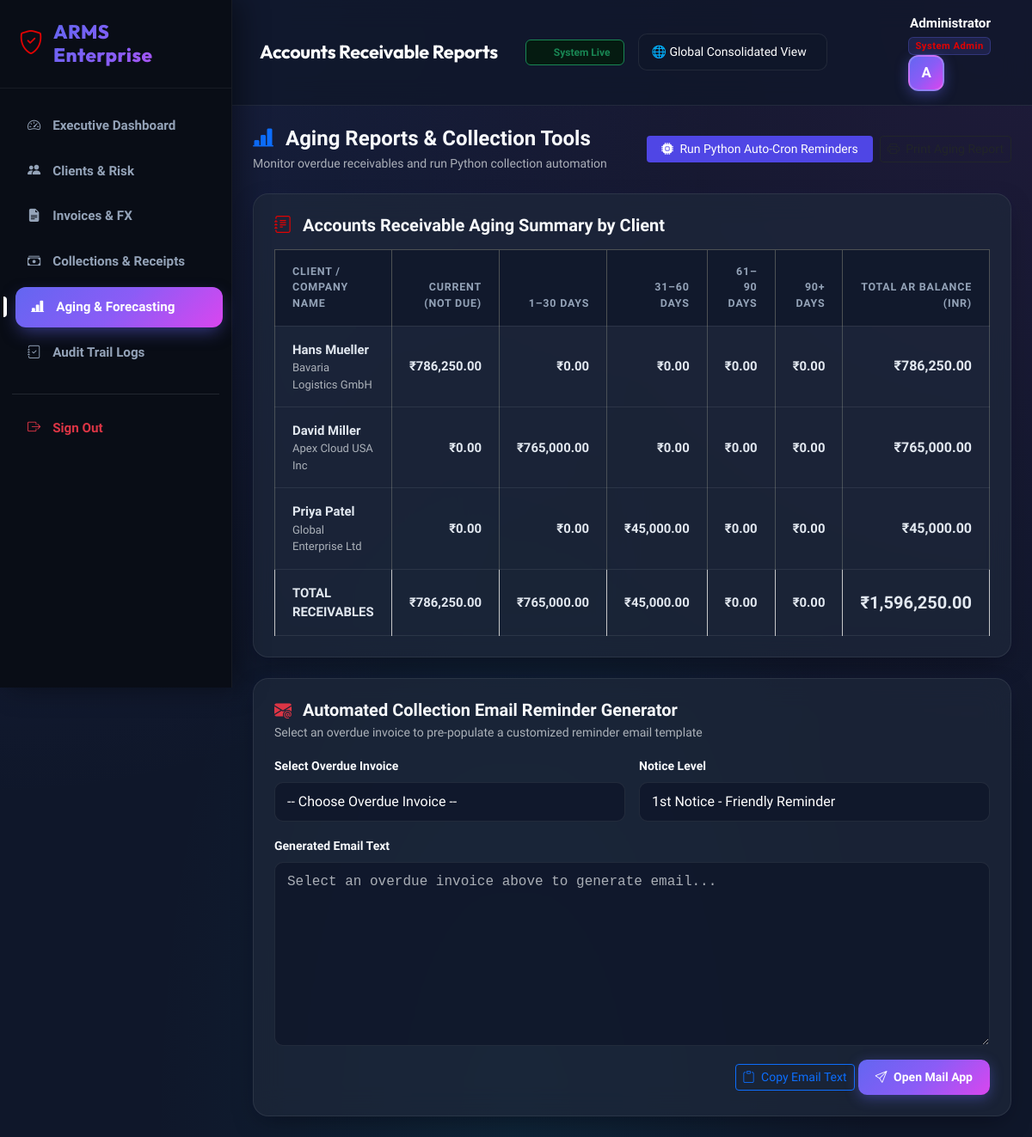
The page /reports/index.php (signed in) on the database its author committed.
### tables this page shows
CREATE TABLE customers (
    customer_id INT AUTO_INCREMENT PRIMARY KEY,
    entity_id INT NOT NULL DEFAULT 1,
    customer_name VARCHAR(100) NOT NULL,
    company_name VARCHAR(150),
    email VARCHAR(100),
    phone VARCHAR(20),
    address TEXT,
    city VARCHAR(100),
    state VARCHAR(100),
    country VARCHAR(100),
    currency_code VARCHAR(10) DEFAULT 'INR',
    credit_limit DECIMAL(12,2) DEFAULT 100000.00,
    payment_terms VARCHAR(50) DEFAULT 'Net 30',
    risk_level ENUM('Low','Medium','High') DEFAULT 'Low',
    credit_hold TINYINT(1) DEFAULT 0,  
    created_at TIMESTAMP DEFAULT CURRENT_TIMESTAMP,
    FOREIGN KEY (entity_id) REFERENCES entities(entity_id) ON DELETE CASCADE
);

### reports/index.php (the view, shortened to what this page needs)
<?php
require_once "../config/database.php";
include "../includes/header.php";
include "../includes/sidebar.php";
try {
    $aging_stmt = $conn->query("
        SELECT
            c.customer_id,
            c.customer_name,
            c.company_name,
            c.email,
            c.phone,
            COALESCE(SUM((i.total_amount - i.paid_amount) * i.fx_rate), 0) AS total_ar,
            COALESCE(SUM(CASE WHEN i.due_date >= CURRENT_DATE() THEN ((i.total_amount - i.paid_amount) * i.fx_rate) ELSE 0 END), 0) AS current_amt,
            COALESCE(SUM(CASE WHEN DATEDIFF(CURRENT_DATE(), i.due_date) BETWEEN 1 AND 30 AND i.status != 'Paid' THEN ((i.total_amount - i.paid_amount) * i.fx_rate) ELSE 0 END), 0) AS days_1_30,
            COALESCE(SUM(CASE WHEN DATEDIFF(CURRENT_DATE(), i.due_date) BETWEEN 31 AND 60 AND i.status != 'Paid' THEN ((i.total_amount - i.paid_amount) * i.fx_rate) ELSE 0 END), 0) AS days_31_60,
            COALESCE(SUM(CASE WHEN DATEDIFF(CURRENT_DATE(), i.due_date) BETWEEN 61 AND 90 AND i.status != 'Paid' THEN ((i.total_amount - i.paid_amount) * i.fx_rate) ELSE 0 END), 0) AS days_61_90,
            COALESCE(SUM(CASE WHEN DATEDIFF(CURRENT_DATE(), i.due_date) > 90 AND i.status != 'Paid' THEN ((i.total_amount - i.paid_amount) * i.fx_rate) ELSE 0 END), 0) AS days_90_plus
        FROM customers c
        JOIN invoices i ON c.customer_id = i.customer_id
        WHERE i.status != 'Paid'
        GROUP BY c.customer_id
        HAVING total_ar > 0
        ORDER BY total_ar DESC
    ");
    $aging_report = $aging_stmt->fetchAll(PDO::FETCH_ASSOC);
} catch (PDOException $e) {
    die("Database Error: " . $e->getMessage());
}
?>
<div class="content">
    <?php include "../includes/navbar.php"; ?>
    <div class="container-fluid p-4">
        <div class="d-flex justify-content-between align-items-center mb-4 d-print-none">
            <div>
                <h4 class="fw-bold mb-1"><i class="bi bi-bar-chart-line-fill text-primary me-2"></i> Aging Reports & Collection Tools</h4>
                <p class="text-muted small mb-0">Monitor overdue receivables and run Python collection automation</p>
            </div>
            <div class="d-flex gap-2">
                <a href="run_python_reminders.php" class="btn btn-indigo text-white btn-sm px-3" style="background-color: #4f46e5;">
                    <i class="bi bi-cpu-fill me-1"></i> Run Python Auto-Cron Reminders
                </a>
                <button onclick="window.print()" class="btn btn-outline-dark btn-sm"><i class="bi bi-printer me-1"></i> Print Aging Report</button>
            </div>
        </div>
        <div class="card-custom mb-4 p-4">
            <h5 class="fw-bold mb-3"><i class="bi bi-journal-text text-indigo me-2"></i> Accounts Receivable Aging Summary by Client</h5>
            <div class="table-responsive">
                <table class="table table-custom table-bordered mb-0">
                    <thead>
                        <tr class="table-dark">
                            <th>Client / Company Name</th>
                            <th class="text-end">Current (Not Due)</th>
                            <th class="text-end">1–30 Days</th>
                            <th class="text-end">31–60 Days</th>
                            <th class="text-end">61–90 Days</th>
                            <th class="text-end">90+ Days</th>
                            <th class="text-end">Total AR Balance (INR)</th>
                        </tr>
                    </thead>
                    <tbody>
                        <?php if (count($aging_report) > 0):
                            $tot_current = 0; $tot_1_30 = 0; $tot_31_60 = 0; $tot_61_90 = 0; $tot_90_plus = 0; $tot_ar = 0;
                            foreach ($aging_report as $r):
                                $tot_current += $r['current_amt'];
                                $tot_1_30 += $r['days_1_30'];
                                $tot_31_60 += $r['days_31_60'];
                                $tot_61_90 += $r['days_61_90'];
                                $tot_90_plus += $r['days_90_plus'];
                                $tot_ar += $r['total_ar'];
                        ?>
                            <tr>
                                <td>
                                    <div class="fw-bold"><?= htmlspecialchars($r['customer_name']) ?></div>
                                    <div class="text-muted small"><?= htmlspecialchars($r['company_name'] ?: 'Individual Client') ?></div>
                                </td>
                                <td class="text-end text-success fw-semibold">₹<?= number_format($r['current_amt'], 2) ?></td>
                                <td class="text-end text-warning fw-semibold">₹<?= number_format($r['days_1_30'], 2) ?></td>
                                <td class="text-end fw-semibold" style="color: #ea580c;">₹<?= number_format($r['days_31_60'], 2) ?></td>
                                <td class="text-end text-danger fw-semibold">₹<?= number_format($r['days_61_90'], 2) ?></td>
                                <td class="text-end text-dark fw-bold">₹<?= number_format($r['days_90_plus'], 2) ?></td>
                                <td class="text-end fw-bold fs-6 text-indigo">₹<?= number_format($r['total_ar'], 2) ?></td>
                            </tr>
                        <?php endforeach; ?>
                            <tr class="table-light fw-bold">
                                <td>TOTAL RECEIVABLES</td>
                                <td class="text-end text-success">₹<?= number_format($tot_current, 2) ?></td>
                                <td class="text-end text-warning">₹<?= number_format($tot_1_30, 2) ?></td>
                                <td class="text-end" style="color: #ea580c;">₹<?= number_format($tot_31_60, 2) ?></td>
                                <td class="text-end text-danger">₹<?= number_format($tot_61_90, 2) ?></td>
                                <td class="text-end text-dark">₹<?= number_format($tot_90_plus, 2) ?></td>
                                <td class="text-end text-indigo fs-5">₹<?= number_format($tot_ar, 2) ?></td>
                            </tr>
                        <?php else: ?>
                            <tr>
                                <td colspan="7" class="text-center text-muted py-4">No outstanding balances currently pending. Excellent collection rate!</td>
                            </tr>
                        <?php endif; ?>
                    </tbody>
                </table>
            </div>
        </div>
        <div class="card-custom p-4 d-print-none">
            <h5 class="fw-bold mb-1"><i class="bi bi-envelope-at-fill text-danger me-2"></i> Automated Collection Email Reminder Generator</h5>
            <p class="text-muted small mb-3">Select an overdue invoice to pre-populate a customized reminder email template</p>
            <div class="row g-3">
                <div class="col-md-6">
                    <label class="form-label small fw-semibold">Select Overdue Invoice</label>
                    <select id="reminderSelect" class="form-select" onchange="generateEmail()">
                        <option value="">-- Choose Overdue Invoice --</option>
                    </select>
                </div>
                <div class="col-md-6">
                    <label class="form-label small fw-semibold">Notice Level</label>
                    <select id="noticeType" class="form-select" onchange="generateEmail()">
                        <option value="friendly">1st Notice - Friendly Reminder</option>
                    </select>
                </div>
                <div class="col-12">
                    <label class="form-label small fw-semibold">Generated Email Text</label>
                    <textarea id="emailOutput" class="form-control font-monospace text-dark bg-light" rows="8" placeholder="Select an overdue invoice above to generate email..."></textarea>
                </div>
                <div class="col-12 text-end">
                    <button type="button" class="btn btn-outline-primary btn-sm" onclick="copyEmail()"><i class="bi bi-clipboard me-1"></i> Copy Email Text</button>
                    <a id="mailtoBtn" href="#" class="btn btn-primary btn-sm"><i class="bi bi-send me-1"></i> Open Mail App</a>
                </div>
            </div>
        </div>
    </div>
</div>
<?php include "../includes/footer.php"; ?>

### assets/css/dashboard.css (style rules this page uses)
:root { --primary: #6366f1; --primary-gradient: linear-gradient(135deg, #6366f1 0%, #8b5cf6 50%, #d946ef 100%); --primary-glow: rgba(99, 102, 241, 0.25); --bg-main: #0f172a; --bg-card: rgba(30, 41, 59, 0.7); --bg-card-hover: rgba(30, 41, 59, 0.9); --border-glass: rgba(255, 255, 255, 0.08); --border-highlight: rgba(99, 102, 241, 0.3); --sidebar-bg: #090d16; --sidebar-border: rgba(255, 255, 255, 0.06); --text-main: #f8fafc; --text-muted: #94a3b8; --text-dark: #e2e8f0; --success: #10b981; --success-bg: rgba(16, 185, 129, 0.12); --warning: #f59e0b; --warning-bg: rgba(245, 158, 11, 0.12); --danger: #f43f5e; --danger-bg: rgba(244, 63, 94, 0.12); --info: #06b6d4; --info-bg: rgba(6, 182, 212, 0.12); --shadow-card: 0 10px 30px -10px rgba(0, 0, 0, 0.5), 0 0 15px rgba(99, 102, 241, 0.05); --shadow-hover: 0 20px 40px -15px rgba(99, 102, 241, 0.25), 0 0 25px rgba(168, 85, 247, 0.15); }
body { font-family: 'Plus Jakarta Sans', 'Outfit', sans-serif; background-color: var(--bg-main); background-image: radial-gradient(at 0% 0%, rgba(99, 102, 241, 0.12) 0px, transparent 50%), radial-gradient(at 100% 0%, rgba(217, 70, 239, 0.08) 0px, transparent 50%), radial-gradient(at 50% 100%, rgba(6, 182, 212, 0.08) 0px, transparent 50%); background-attachment: fixed; color: var(--text-main); margin: 0; padding: 0; min-height: 100vh; }
.content { margin-left: 270px; min-height: 100vh; display: flex; flex-direction: column; }
.card-custom { background: var(--bg-card); backdrop-filter: blur(16px); -webkit-backdrop-filter: blur(16px); border: 1px solid var(--border-glass); border-radius: 18px; box-shadow: var(--shadow-card); transition: all 0.3s cubic-bezier(0.4, 0, 0.2, 1); color: var(--text-main); }
.text-indigo { color: #e00303 !important; }
.table-custom { color: var(--text-main); margin: 0; }
.table-custom th { background: rgba(15, 23, 42, 0.8) !important; color: var(--text-muted) !important; font-weight: 700; font-size: 0.78rem; text-transform: uppercase; letter-spacing: 0.8px; border-bottom: 1px solid var(--border-glass) !important; padding: 16px 20px !important; }
.table-custom td { padding: 16px 20px !important; vertical-align: middle; color: var(--text-dark) !important; border-bottom: 1px solid var(--border-glass) !important; background: transparent !important; font-size: 0.93rem; }
.btn-primary { background: var(--primary-gradient); border: none; border-radius: 10px; font-weight: 700; padding: 10px 20px; box-shadow: 0 4px 15px rgba(99, 102, 241, 0.4); transition: all 0.25s ease; }
.form-control, .form-select { background: rgba(15, 23, 42, 0.8) !important; border: 1px solid var(--border-glass) !important; color: #ffffff !important; border-radius: 10px !important; padding: 10px 14px !important; }

### rows shown on the page
customers: customer_name "Hans Mueller", company_name "Bavaria Logistics GmbH", current_amt "786,250.00", days_1_30 "0.00", days_31_60 "0.00", days_61_90 "0.00", days_90_plus "0.00", total_ar "786,250.00"
customers: customer_name "David Miller", company_name "Apex Cloud USA Inc", current_amt "0.00", days_1_30 "765,000.00", days_31_60 "0.00", days_61_90 "0.00", days_90_plus "0.00", total_ar "765,000.00"
customers: customer_name "Priya Patel", company_name "Global Enterprise Ltd", current_amt "0.00", days_1_30 "0.00", days_31_60 "45,000.00", days_61_90 "0.00", days_90_plus "0.00", total_ar "45,000.00"

### other values the page prints
$page_header "Accounts Receivable Reports"
$user_name "Administrator"
$user_role "System Admin"
$initial "A"
$tot_current "786,250.00"
$tot_1_30 "765,000.00"
$tot_31_60 "45,000.00"
$tot_61_90 "0.00"
$tot_90_plus "0.00"
$tot_ar "1,596,250.00"
